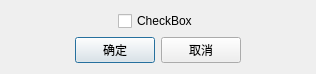
<?xml version="1.0" encoding="UTF-8"?>
<ui version="4.0">
 <class>UserDefCheckBoxDlg</class>
 <widget class="QDialog" name="UserDefCheckBoxDlg">
  <property name="geometry">
   <rect>
    <x>0</x>
    <y>0</y>
    <width>316</width>
    <height>73</height>
   </rect>
  </property>
  <property name="windowTitle">
   <string>玩家选择</string>
  </property>
  <property name="styleSheet">
   <string notr="true">QComboBox{
QComboBox QAbstractItemView::item { min-height: 40px;}

}
QGroupBox
{
	
	color: rgb(167, 167, 167);
}</string>
  </property>
  <layout class="QVBoxLayout" name="verticalLayout">
   <item>
    <layout class="QHBoxLayout" name="horizontalLayout">
     <item>
      <spacer name="horizontalSpacer_3">
       <property name="orientation">
        <enum>Qt::Horizontal</enum>
       </property>
       <property name="sizeHint" stdset="0">
        <size>
         <width>40</width>
         <height>20</height>
        </size>
       </property>
      </spacer>
     </item>
     <item>
      <widget class="QCheckBox" name="checkBox">
       <property name="text">
        <string>CheckBox</string>
       </property>
      </widget>
     </item>
     <item>
      <spacer name="horizontalSpacer_4">
       <property name="orientation">
        <enum>Qt::Horizontal</enum>
       </property>
       <property name="sizeHint" stdset="0">
        <size>
         <width>40</width>
         <height>20</height>
        </size>
       </property>
      </spacer>
     </item>
    </layout>
   </item>
   <item>
    <layout class="QHBoxLayout" name="horizontalLayout_2">
     <item>
      <spacer name="horizontalSpacer">
       <property name="orientation">
        <enum>Qt::Horizontal</enum>
       </property>
       <property name="sizeHint" stdset="0">
        <size>
         <width>40</width>
         <height>20</height>
        </size>
       </property>
      </spacer>
     </item>
     <item>
      <widget class="QPushButton" name="pushButton">
       <property name="text">
        <string>确定</string>
       </property>
      </widget>
     </item>
     <item>
      <widget class="QPushButton" name="pushButton_2">
       <property name="text">
        <string>取消</string>
       </property>
      </widget>
     </item>
     <item>
      <spacer name="horizontalSpacer_2">
       <property name="orientation">
        <enum>Qt::Horizontal</enum>
       </property>
       <property name="sizeHint" stdset="0">
        <size>
         <width>40</width>
         <height>20</height>
        </size>
       </property>
      </spacer>
     </item>
    </layout>
   </item>
  </layout>
 </widget>
 <layoutdefault spacing="6" margin="11"/>
 <resources/>
 <connections/>
</ui>
